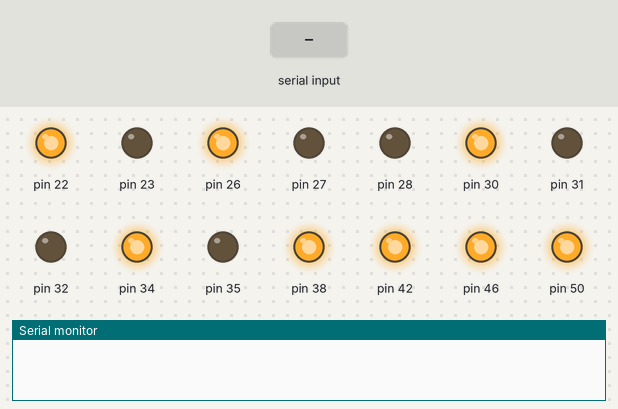
Simulated run of this sketch. Board: Arduino Mega 2560, built with avr-gcc and run on an emulated ATmega2560. On the bench: output pins drawn as LEDs (lit = HIGH), the last lines printed to the serial monitor. Inputs (shaded band) come from the test bench.

Above: at 1.2 s.
1.3 s: "Y" received over Serial
At 2.6 s:
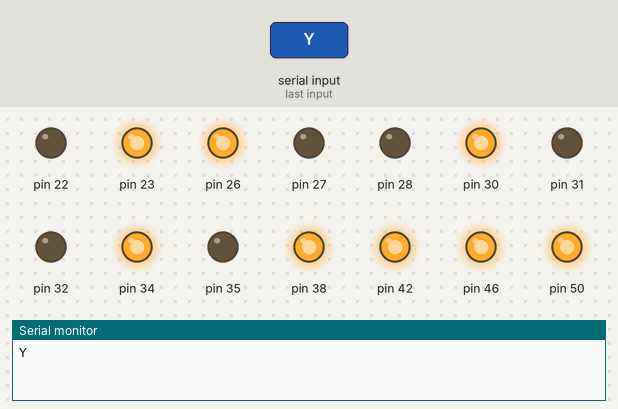
2.9 s: "G" received over Serial
At 3.8 s:
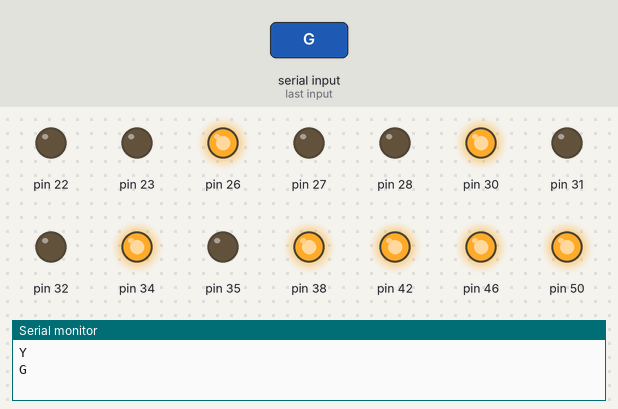
4.4 s: "1" received over Serial
At 5.0 s:
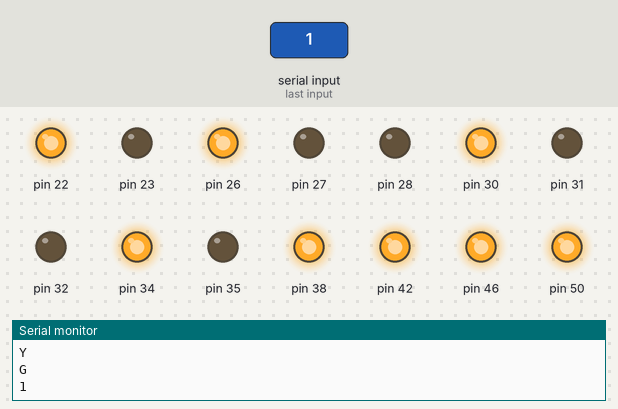
Timing chart, 0 to 7.4 s (numbered marks = the images above; inputs shaded):
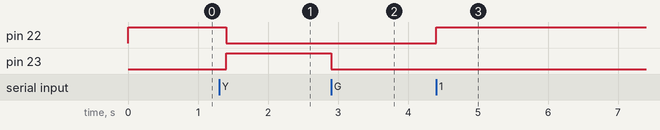

Measured:
- after the input at 1.3 s, pin 22: HIGH → LOW after 0.10 s; pin 23: LOW → HIGH after 0.10 s
- after the input at 2.9 s, pin 23: HIGH → LOW at once
- after the input at 4.4 s, pin 22: LOW → HIGH at once

The sketch:

RailwaySignal.ino
```cpp
String inp;

void setup() {
  // put your setup code here, to run once:
  Serial.begin(9600);
  pinMode(22,OUTPUT);
  pinMode(23,OUTPUT);
  pinMode(34,OUTPUT);
  pinMode(26,OUTPUT);
  pinMode(27,OUTPUT);
  pinMode(28,OUTPUT);
  pinMode(30,OUTPUT);
  pinMode(31,OUTPUT);
  pinMode(32,OUTPUT);
  pinMode(34,OUTPUT);
  pinMode(35,OUTPUT);
  pinMode(36,OUTPUT);
  pinMode(38,OUTPUT);
  pinMode(39,OUTPUT);
  pinMode(40,OUTPUT);
  pinMode(42,OUTPUT);
  pinMode(43,OUTPUT);
  pinMode(44,OUTPUT);
  pinMode(46,OUTPUT);
  pinMode(47,OUTPUT);
  pinMode(48,OUTPUT);
  pinMode(50,OUTPUT);
  pinMode(51,OUTPUT);
  pinMode(52,OUTPUT);


  digitalWrite(22,HIGH);
  digitalWrite(26,HIGH);
  digitalWrite(30,HIGH);
  digitalWrite(34,HIGH);
  digitalWrite(38,HIGH);
  digitalWrite(42,HIGH);
  digitalWrite(46,HIGH);
  digitalWrite(50,HIGH);

}

void loop() {
  // put your main code here, to run repeatedly:
   if(Serial.available()>0)
  {
    //char data = Serial.read();
    int i=0;
    while(Serial.available() && i<8)
    {
      char data= Serial.read();

      inp+=data;
      i++;


    }
    digitalWrite(22,LOW);
    digitalWrite(23,LOW);
    digitalWrite(24,LOW);
    digitalWrite(26,LOW);
    digitalWrite(27,LOW);
    digitalWrite(28,LOW);
    digitalWrite(30,LOW);
    digitalWrite(31,LOW);
    digitalWrite(32,LOW);
    digitalWrite(34,LOW);
    digitalWrite(35,LOW);
    digitalWrite(36,LOW);
    digitalWrite(38,LOW);
    digitalWrite(39,LOW);
    digitalWrite(40,LOW);
    digitalWrite(42,LOW);
    digitalWrite(43,LOW);
    digitalWrite(44,LOW);
    digitalWrite(46,LOW);
    digitalWrite(47,LOW);
    digitalWrite(48,LOW);
    digitalWrite(50,LOW);
    digitalWrite(51,LOW);
    digitalWrite(52,LOW);


    //left Outter outside signal
    if(inp[0] == 'Y')
    {
      digitalWrite(23,HIGH);
    }
     else if(inp[0] == 'G')
     {
        digitalWrite(24,HIGH);
     }
     else
     {
         digitalWrite(22,HIGH);
     }


    //left Outter inside signal
     if(inp[1] == 'Y')
    {
      digitalWrite(27,HIGH);
    }
     else if(inp[1] == 'G')
     {
        digitalWrite(28,HIGH);
     }
     else
     {
         digitalWrite(26,HIGH);
     }


    //left Inner outside signal
     if(inp[2] == 'Y')
    {
      digitalWrite(31,HIGH);
    }
     else if(inp[2] == 'G')
     {
        digitalWrite(32,HIGH);
     }
     else
     {
         digitalWrite(30,HIGH);
     }


      //left Inner inside signal
     if(inp[3] == 'Y')
    {
      digitalWrite(35,HIGH);
    }
     else if(inp[3] == 'G')
     {
        digitalWrite(36,HIGH);
     }
     else
     {
         digitalWrite(34,HIGH);
     }


     //right Inner inside signal
     if(inp[4] == 'Y')
    {
      digitalWrite(39,HIGH);
    }
     else if(inp[4] == 'G')
     {
        digitalWrite(40,HIGH);
     }
     else
     {
         digitalWrite(38,HIGH);
     }


     //right Inner Outside signal
     if(inp[5] == 'Y')
    {
      digitalWrite(43,HIGH);
    }
     else if(inp[5] == 'G')
     {
        digitalWrite(44,HIGH);
     }
     else
     {
         digitalWrite(42,HIGH);
     }


      //right Outter inside signal
     if(inp[6] == 'Y')
    {
      digitalWrite(47,HIGH);
    }
     else if(inp[6] == 'G')
     {
        digitalWrite(48,HIGH);
     }
     else
     {
         digitalWrite(46,HIGH);
     }


      //right Outter outside signal
     if(inp[7] == 'Y')
    {
      digitalWrite(51,HIGH);
    }
     else if(inp[7] == 'G')
     {
        digitalWrite(52,HIGH);
     }
     else
     {
         digitalWrite(50,HIGH);
     }


     Serial.println(inp);
     inp="";
  }
  delay(100);

}
```
